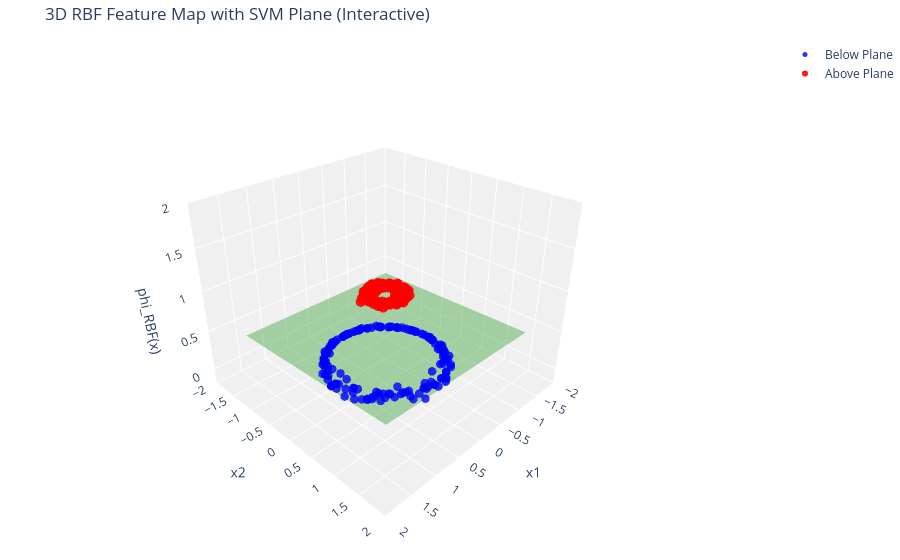
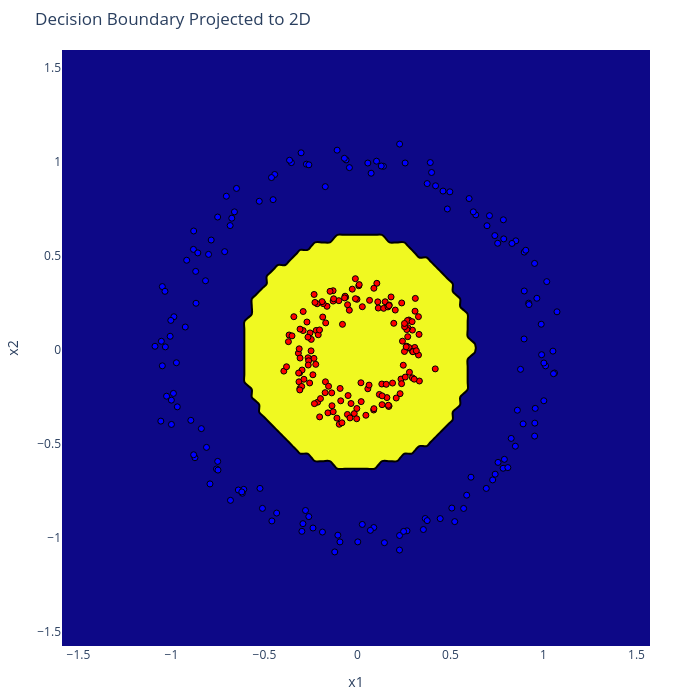

Notebook cell for these charts, in order:
### Code cell
import numpy as np
import plotly.graph_objects as go
from sklearn import svm
from sklearn.datasets import make_circles

# -------------------------------
# 1. Tạo dữ liệu phi tuyến
# -------------------------------
X, y = make_circles(n_samples=300, factor=0.3, noise=0.05, random_state=0)

# Hàm ánh xạ RBF sang 3D
def rbf_feature_map(X, gamma=2.0):
    r = np.sum(X**2, axis=1)
    return np.exp(-gamma * r)

gamma = 2.0
Z = rbf_feature_map(X, gamma)
X3 = np.column_stack([X, Z])

# Huấn luyện SVM tuyến tính trong không gian 3D
clf3d = svm.SVC(kernel='linear')
clf3d.fit(X3, y)

# Lấy tham số siêu phẳng w^T.x + b
w = clf3d.coef_[0]
b = clf3d.intercept_[0]

# -------------------------------
# 2. Lưới siêu phẳng
# -------------------------------
xx, yy = np.meshgrid(
    np.linspace(X[:,0].min()-0.5, X[:,0].max()+0.5, 80),
    np.linspace(X[:,1].min()-0.5, X[:,1].max()+0.5, 80)
)
zz = -(w[0]*xx + w[1]*yy + b)/w[2]

# Xác định điểm trên/dưới siêu phẳng
plane_z = -(w[0]*X[:,0] + w[1]*X[:,1] + b)/w[2]
below_mask = Z < plane_z
above_mask = Z >= plane_z

# Đảm bảo dữ liệu trên thật sự cao hơn surface
epsilon = 0.5
Z_above = np.maximum(Z, plane_z + epsilon)
Z_below = np.minimum(Z, plane_z - 0.1)

# -------------------------------
# 3. Scatter 3D + Surface đẹp mắt
# -------------------------------
trace_below = go.Scatter3d(
    x=X[below_mask,0], y=X[below_mask,1], z=Z_below[below_mask],
    mode='markers',
    marker=dict(size=5, color='blue', opacity=0.8),
    name='Below Plane'
)

trace_above = go.Scatter3d(
    x=X[above_mask,0], y=X[above_mask,1], z=Z_above[above_mask],
    mode='markers',
    marker=dict(size=6, color='red', opacity=0.9),
    name='Above Plane'
)

trace_surface = go.Surface(
    x=xx, y=yy, z=zz,
    colorscale=[[0,'green'],[1,'green']],
    opacity=0.35,
    name='SVM Plane',
    showscale=False
)

fig3d = go.Figure(data=[trace_surface, trace_below, trace_above])

# Tùy chỉnh layout đẹp mắt
fig3d.update_layout(
    title="3D RBF Feature Map with SVM Plane (Interactive)",
    scene=dict(
        xaxis=dict(title='x1', range=[-2, 2], backgroundcolor="rgb(240,240,240)"),
        yaxis=dict(title='x2', range=[-2, 2], backgroundcolor="rgb(240,240,240)"),
        zaxis=dict(title='phi_RBF(x)', range=[-0.2, 2], backgroundcolor="rgb(240,240,240)"),
        camera=dict(eye=dict(x=1.5, y=1.5, z=1.2)),
        aspectratio=dict(x=1, y=1, z=0.8)
    ),
    margin=dict(l=0, r=0, t=40, b=0)
)
fig3d.show()

# -------------------------------
# 4. Chiếu 2D với gradient phi_RBF + ranh giới
# -------------------------------
Z_surface2D = np.exp(-gamma * (xx**2 + yy**2))
grid_points = np.c_[xx.ravel(), yy.ravel()]
Z_grid = np.exp(-gamma * np.sum(grid_points**2, axis=1))
X_grid3 = np.column_stack([grid_points, Z_grid])
pred_grid = clf3d.predict(X_grid3).reshape(xx.shape)

fig2d = go.Figure()

# Gradient phi_RBF
fig2d.add_trace(go.Contour(
    z=Z_surface2D,
    x=xx[0,:], y=yy[:,0],
    colorscale='Viridis',
    opacity=0.4,
    showscale=False,
    name='phi_RBF Gradient'
))

# Vùng dự đoán lớp
fig2d.add_trace(go.Contour(
    z=pred_grid,
    x=xx[0,:], y=yy[:,0],
    colorscale=[[0,'blue'],[1,'red']],
    opacity=0.3,
    showscale=False,
    contours=dict(start=0,end=1,size=1),
    name='Predicted Class'
))

# Ranh giới contour
fig2d.add_trace(go.Contour(
    z=pred_grid,
    x=xx[0,:], y=yy[:,0],
    contours=dict(start=0.5,end=0.5),
    line=dict(color='black', width=2),
    showscale=False,
    name='Decision Boundary'
))

# Điểm dữ liệu
fig2d.add_trace(go.Scatter(
    x=X[:,0], y=X[:,1], mode='markers',
    marker=dict(color=['red' if label==1 else 'blue' for label in y],
                line=dict(color='black', width=1), size=6),
    name='Data Points'
))

fig2d.update_layout(
    title="Decision Boundary Projected to 2D",
    xaxis_title='x1', yaxis_title='x2',
    width=700, height=700,
    margin=dict(l=50, r=50, t=50, b=50)
)
fig2d.show()

### Figure 1 — Plotly figure (JSON) as saved in the notebook; plotly's stock layout.template omitted (floating-point values rounded to 4 significant figures; data arrays with more than 128 entries replaced by an {"elided": "..."} marker saying what was removed)
{"data": [{"colorscale": [[0, "green"], [1, "green"]], "name": "SVM Plane", "opacity": 0.35, "showscale": false, "type": "surface", "x": {"elided": "80x80 float values"}, "y": {"elided": "80x80 float values"}, "z": {"elided": "80x80 float values"}}, {"marker": {"color": "blue", "opacity": 0.8, "size": 5}, "mode": "markers", "name": "Below Plane", "type": "scatter3d", "x": {"elided": "150 float values"}, "y": {"elided": "150 float values"}, "z": {"elided": "150 float values"}}, {"marker": {"color": "red", "opacity": 0.9, "size": 6}, "mode": "markers", "name": "Above Plane", "type": "scatter3d", "x": {"elided": "150 float values"}, "y": {"elided": "150 float values"}, "z": {"elided": "150 float values"}}], "layout": {"margin": {"b": 0, "l": 0, "r": 0, "t": 40}, "scene": {"aspectratio": {"x": 1, "y": 1, "z": 0.8}, "camera": {"eye": {"x": 1.5, "y": 1.5, "z": 1.2}}, "xaxis": {"backgroundcolor": "rgb(240,240,240)", "range": [-2, 2], "title": {"text": "x1"}}, "yaxis": {"backgroundcolor": "rgb(240,240,240)", "range": [-2, 2], "title": {"text": "x2"}}, "zaxis": {"backgroundcolor": "rgb(240,240,240)", "range": [-0.2, 2], "title": {"text": "phi_RBF(x)"}}}, "title": {"text": "3D RBF Feature Map with SVM Plane (Interactive)"}}}

### Figure 2 — Plotly figure (JSON) as saved in the notebook; plotly's stock layout.template omitted (floating-point values rounded to 4 significant figures; data arrays with more than 128 entries replaced by an {"elided": "..."} marker saying what was removed)
{"data": [{"colorscale": [[0, "#440154"], [0.1111, "#482878"], [0.2222, "#3e4989"], [0.3333, "#31688e"], [0.4444, "#26828e"], [0.5556, "#1f9e89"], [0.6667, "#35b779"], [0.7778, "#6ece58"], [0.8889, "#b5de2b"], [1, "#fde725"]], "name": "phi_RBF Gradient", "opacity": 0.4, "showscale": false, "type": "contour", "x": [-1.588, -1.548, -1.508, -1.468, -1.428, -1.388, -1.348, -1.308, -1.268, -1.228, -1.188, -1.148, -1.108, -1.068, -1.028, -0.9882, -0.9482, -0.9082, -0.8682, -0.8282, -0.7882, -0.7481, -0.7081, -0.6681, -0.6281, -0.5881, -0.5481, -0.5081, -0.4681, -0.428, -0.388, -0.348, -0.308, -0.268, -0.228, -0.188, -0.1479, -0.1079, -0.06792, -0.0279, 0.01211, 0.05212, 0.09214, 0.1321, 0.1722, 0.2122, 0.2522, 0.2922, 0.3322, 0.3722, 0.4122, 0.4523, 0.4923, 0.5323, 0.5723, 0.6123, 0.6523, 0.6923, 0.7324, 0.7724, 0.8124, 0.8524, 0.8924, 0.9324, 0.9724, 1.012, 1.052, 1.092, 1.132, 1.172, 1.213, 1.253, 1.293, 1.333, 1.373, 1.413, 1.453, 1.493, 1.533, 1.573], "y": [-1.575, -1.535, -1.495, -1.455, -1.415, -1.375, -1.335, -1.295, -1.255, -1.214, -1.174, -1.134, -1.094, -1.054, -1.014, -0.9738, -0.9337, -0.8936, -0.8535, -0.8134, -0.7733, -0.7332, -0.6931, -0.653, -0.6129, -0.5728, -0.5327, -0.4926, -0.4525, -0.4124, -0.3723, -0.3322, -0.2921, -0.252, -0.2119, -0.1718, -0.1317, -0.09162, -0.05152, -0.01142, 0.02869, 0.06879, 0.1089, 0.149, 0.1891, 0.2292, 0.2693, 0.3094, 0.3495, 0.3896, 0.4297, 0.4698, 0.5099, 0.55, 0.5901, 0.6302, 0.6703, 0.7104, 0.7505, 0.7906, 0.8307, 0.8708, 0.9109, 0.951, 0.9911, 1.031, 1.071, 1.111, 1.152, 1.192, 1.232, 1.272, 1.312, 1.352, 1.392, 1.432, 1.472, 1.512, 1.553, 1.593], "z": {"elided": "80x80 float values"}}, {"colorscale": [[0, "blue"], [1, "red"]], "contours": {"end": 1, "size": 1, "start": 0}, "name": "Predicted Class", "opacity": 0.3, "showscale": false, "type": "contour", "x": [-1.588, -1.548, -1.508, -1.468, -1.428, -1.388, -1.348, -1.308, -1.268, -1.228, -1.188, -1.148, -1.108, -1.068, -1.028, -0.9882, -0.9482, -0.9082, -0.8682, -0.8282, -0.7882, -0.7481, -0.7081, -0.6681, -0.6281, -0.5881, -0.5481, -0.5081, -0.4681, -0.428, -0.388, -0.348, -0.308, -0.268, -0.228, -0.188, -0.1479, -0.1079, -0.06792, -0.0279, 0.01211, 0.05212, 0.09214, 0.1321, 0.1722, 0.2122, 0.2522, 0.2922, 0.3322, 0.3722, 0.4122, 0.4523, 0.4923, 0.5323, 0.5723, 0.6123, 0.6523, 0.6923, 0.7324, 0.7724, 0.8124, 0.8524, 0.8924, 0.9324, 0.9724, 1.012, 1.052, 1.092, 1.132, 1.172, 1.213, 1.253, 1.293, 1.333, 1.373, 1.413, 1.453, 1.493, 1.533, 1.573], "y": [-1.575, -1.535, -1.495, -1.455, -1.415, -1.375, -1.335, -1.295, -1.255, -1.214, -1.174, -1.134, -1.094, -1.054, -1.014, -0.9738, -0.9337, -0.8936, -0.8535, -0.8134, -0.7733, -0.7332, -0.6931, -0.653, -0.6129, -0.5728, -0.5327, -0.4926, -0.4525, -0.4124, -0.3723, -0.3322, -0.2921, -0.252, -0.2119, -0.1718, -0.1317, -0.09162, -0.05152, -0.01142, 0.02869, 0.06879, 0.1089, 0.149, 0.1891, 0.2292, 0.2693, 0.3094, 0.3495, 0.3896, 0.4297, 0.4698, 0.5099, 0.55, 0.5901, 0.6302, 0.6703, 0.7104, 0.7505, 0.7906, 0.8307, 0.8708, 0.9109, 0.951, 0.9911, 1.031, 1.071, 1.111, 1.152, 1.192, 1.232, 1.272, 1.312, 1.352, 1.392, 1.432, 1.472, 1.512, 1.553, 1.593], "z": {"elided": "80x80 int values"}}, {"contours": {"end": 0.5, "start": 0.5}, "line": {"color": "black", "width": 2}, "name": "Decision Boundary", "showscale": false, "type": "contour", "x": [-1.588, -1.548, -1.508, -1.468, -1.428, -1.388, -1.348, -1.308, -1.268, -1.228, -1.188, -1.148, -1.108, -1.068, -1.028, -0.9882, -0.9482, -0.9082, -0.8682, -0.8282, -0.7882, -0.7481, -0.7081, -0.6681, -0.6281, -0.5881, -0.5481, -0.5081, -0.4681, -0.428, -0.388, -0.348, -0.308, -0.268, -0.228, -0.188, -0.1479, -0.1079, -0.06792, -0.0279, 0.01211, 0.05212, 0.09214, 0.1321, 0.1722, 0.2122, 0.2522, 0.2922, 0.3322, 0.3722, 0.4122, 0.4523, 0.4923, 0.5323, 0.5723, 0.6123, 0.6523, 0.6923, 0.7324, 0.7724, 0.8124, 0.8524, 0.8924, 0.9324, 0.9724, 1.012, 1.052, 1.092, 1.132, 1.172, 1.213, 1.253, 1.293, 1.333, 1.373, 1.413, 1.453, 1.493, 1.533, 1.573], "y": [-1.575, -1.535, -1.495, -1.455, -1.415, -1.375, -1.335, -1.295, -1.255, -1.214, -1.174, -1.134, -1.094, -1.054, -1.014, -0.9738, -0.9337, -0.8936, -0.8535, -0.8134, -0.7733, -0.7332, -0.6931, -0.653, -0.6129, -0.5728, -0.5327, -0.4926, -0.4525, -0.4124, -0.3723, -0.3322, -0.2921, -0.252, -0.2119, -0.1718, -0.1317, -0.09162, -0.05152, -0.01142, 0.02869, 0.06879, 0.1089, 0.149, 0.1891, 0.2292, 0.2693, 0.3094, 0.3495, 0.3896, 0.4297, 0.4698, 0.5099, 0.55, 0.5901, 0.6302, 0.6703, 0.7104, 0.7505, 0.7906, 0.8307, 0.8708, 0.9109, 0.951, 0.9911, 1.031, 1.071, 1.111, 1.152, 1.192, 1.232, 1.272, 1.312, 1.352, 1.392, 1.432, 1.472, 1.512, 1.553, 1.593], "z": {"elided": "80x80 int values"}}, {"marker": {"color": {"elided": "300 str values"}, "line": {"color": "black", "width": 1}, "size": 6}, "mode": "markers", "name": "Data Points", "type": "scatter", "x": {"elided": "300 float values"}, "y": {"elided": "300 float values"}}], "layout": {"height": 700, "margin": {"b": 50, "l": 50, "r": 50, "t": 50}, "title": {"text": "Decision Boundary Projected to 2D"}, "width": 700, "xaxis": {"title": {"text": "x1"}}, "yaxis": {"title": {"text": "x2"}}}}
